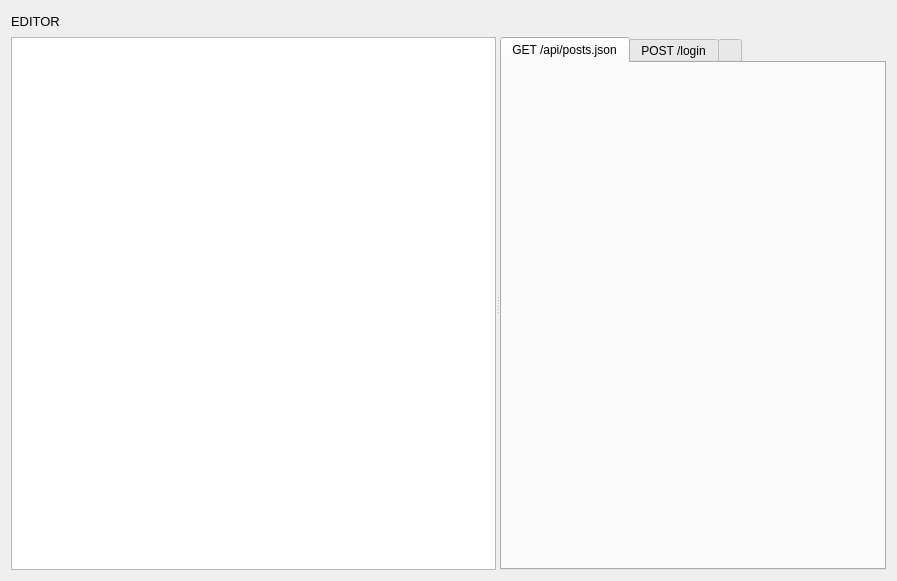
<?xml version="1.0" encoding="UTF-8"?>
<ui version="4.0">
 <class>RequestsPage</class>
 <widget class="QWidget" name="RequestsPage">
  <property name="geometry">
   <rect>
    <x>0</x>
    <y>0</y>
    <width>897</width>
    <height>581</height>
   </rect>
  </property>
  <property name="windowTitle">
   <string>Form</string>
  </property>
  <layout class="QVBoxLayout" name="verticalLayout">
   <item>
    <widget class="QLabel" name="label">
     <property name="maximumSize">
      <size>
       <width>16777215</width>
       <height>20</height>
      </size>
     </property>
     <property name="font">
      <font>
       <pointsize>10</pointsize>
      </font>
     </property>
     <property name="text">
      <string>EDITOR</string>
     </property>
    </widget>
   </item>
   <item>
    <widget class="QSplitter" name="splitter">
     <property name="orientation">
      <enum>Qt::Horizontal</enum>
     </property>
     <widget class="ItemExplorer" name="itemExplorer">
      <property name="sizePolicy">
       <sizepolicy hsizetype="Preferred" vsizetype="Expanding">
        <horstretch>0</horstretch>
        <verstretch>0</verstretch>
       </sizepolicy>
      </property>
     </widget>
     <widget class="QTabWidget" name="openRequestTabs">
      <property name="currentIndex">
       <number>0</number>
      </property>
      <widget class="RequestGroupView" name="requestGroupView">
       <attribute name="title">
        <string>GET /api/posts.json</string>
       </attribute>
      </widget>
      <widget class="QWidget" name="tab_2">
       <attribute name="title">
        <string>POST /login</string>
       </attribute>
      </widget>
      <widget class="QWidget" name="tab_3">
       <attribute name="title">
        <string></string>
       </attribute>
      </widget>
     </widget>
    </widget>
   </item>
  </layout>
 </widget>
 <customwidgets>
  <customwidget>
   <class>RequestGroupView</class>
   <extends>QWidget</extends>
   <header>widgets.requests.request_group_view.h</header>
   <container>1</container>
  </customwidget>
  <customwidget>
   <class>ItemExplorer</class>
   <extends>QTreeView</extends>
   <header>widgets.requests.item_explorer.h</header>
   <container>1</container>
  </customwidget>
 </customwidgets>
 <resources/>
 <connections/>
</ui>
